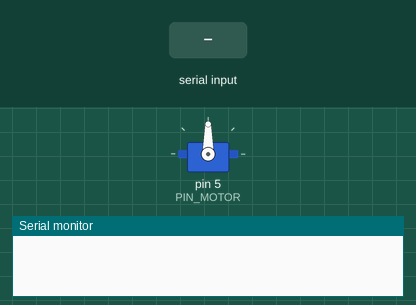
Bench run of a sketch on a simulated Arduino Uno, built with avr-gcc and run on an emulated ATmega328P. On the bench: servo, the last lines printed to the serial monitor. The test bench sets the inputs (shaded band).

Above: at 1.2 s.
1.3 s: "SUBIR:90\n" received over Serial
At 2.4 s:
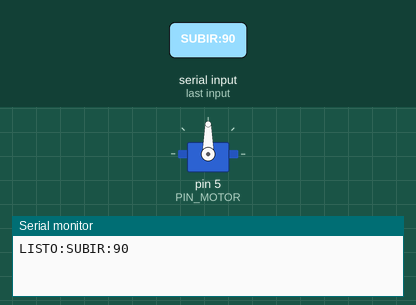
2.8 s: "BAJAR:90\n" received over Serial
At 3.6 s:
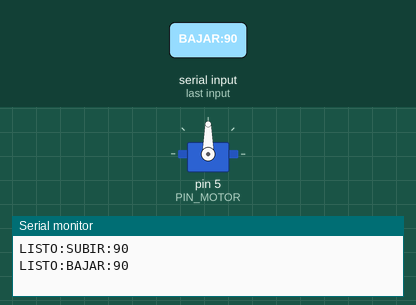
4.3 s: "0\n" received over Serial
At 4.7 s:
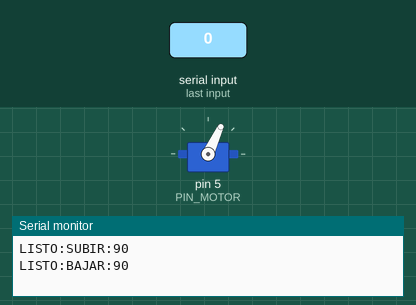
Timing chart, 0 to 15.8 s (numbered marks = the images above; inputs shaded):
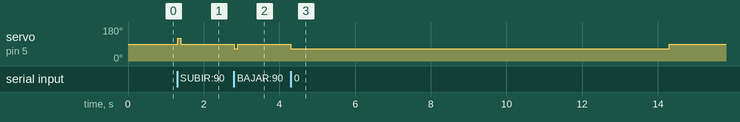

Measured:
- after the input at 1.3 s, servo on pin 5 (PIN_MOTOR): 90° → 120° at once, → 90° 0.09 s later
- after the input at 2.8 s, servo on pin 5 (PIN_MOTOR): 90° → 65° at once, → 90° 0.09 s later
- after the input at 4.3 s, servo on pin 5 (PIN_MOTOR): 90° → 65° at once, → 90° 10.0 s later

The sketch:

arduino_azucar.ino
```cpp
// arduino_azucar.ino — compatible con servidor.py
// Confirmación serial LISTO:<comando> al terminar cada movimiento.
#include <Servo.h>

// ==========================================================
// ARDUINO DEL AZUCAR (servo de rotacion continua, sin sensores)
// ----------------------------------------------------------
// La posicion de REPOSO es ARRIBA (tope = vaso lleno = 84 g).
// Estando arriba, el selector de vasos puede moverse sin chocar.
//
// Para cada pedido:
//   1) Si no esta arriba, sube hasta el tope (corrige error acumulado).
//   2) Baja desde el tope hasta el nivel que corresponde a los gramos.
//
// El nivel se mide desde el fondo del vaso y es PROPORCIONAL a los gramos:
//   84 g (la bebida con mas azucar del menu) = vaso lleno = no baja nada.
//   42 g = mitad del vaso.   0 g = baja hasta el fondo.
//
// Comandos por Serial (terminados en '\n'):
//   "<entero 0-84>"  -> ir a ese nivel.      Responde "LISTO:<n>"
//   "ARRIBA"         -> volver al tope.       Responde "LISTO:ARRIBA"
//   Pruebas: "?", "SUBIR:<ms>", "BAJAR:<ms>", "AQUI:ARRIBA", "AQUI:<n>"
//
// IMPORTANTE: al encender, el mecanismo debe estar fisicamente ARRIBA.
// ==========================================================

Servo motor;

const int PIN_MOTOR = 5;
const int VELOCIDAD = 120;         // Velocidad para subir
const int VELOCIDAD_INVERSA = 65;  // Velocidad para bajar
const int DETENIDO = 90;

// DATOS FISICOS REALES
// Altura desde el nivel 0 g hasta el nivel 84 g (vaso lleno).
const float ALTURA_MAX_CM = 21.0;
const float GRAMOS_MAX = 84.0;
// El punto de reposo ("tope", donde se puede cambiar el vaso) esta
// 2 cm sobre el nivel de 84 g (y 23 cm sobre el nivel 0 g).
const float CM_TOPE_SOBRE_84G = 2.0;

// CALIBRACION: recorrer los 23 cm (tope <-> 0 g) tarda 10 s, subiendo
// o bajando, con las velocidades VELOCIDAD y VELOCIDAD_INVERSA de arriba.
const float CM_RECORRIDO_TOTAL = ALTURA_MAX_CM + CM_TOPE_SOBRE_84G;  // 23 cm
const float CM_BAJADA_10S = CM_RECORRIDO_TOTAL;
const float CM_SUBIDA_10S = CM_RECORRIDO_TOTAL;
const float TIEMPO_PRUEBA_MS = 10000.0;

// Margen extra al subir al tope para absorber el error acumulado
// (antes se usaba al bajar al fondo). Poner 1.0 si choca contra el tope.
const float MARGEN_TOPE = 1.05;

const float CM_POR_GRAMO = ALTURA_MAX_CM / GRAMOS_MAX;   // 0.25 cm por gramo
// Posicion de reposo expresada en "gramos equivalentes" (84 + 2 cm = 92).
const float GRAMOS_TOPE = GRAMOS_MAX + CM_TOPE_SOBRE_84G / CM_POR_GRAMO;
const float MS_POR_CM_BAJAR = TIEMPO_PRUEBA_MS / CM_BAJADA_10S;
const float MS_POR_CM_SUBIR = TIEMPO_PRUEBA_MS / CM_SUBIDA_10S;
const float MS_POR_GRAMO_BAJAR = CM_POR_GRAMO * MS_POR_CM_BAJAR;
const float MS_POR_GRAMO_SUBIR = CM_POR_GRAMO * MS_POR_CM_SUBIR;

// Nivel actual expresado en gramos (altura desde el fondo).
// Parte en GRAMOS_TOPE porque al encender esta arriba (reposo).
float nivel = GRAMOS_TOPE;

void subirAlTope() {
  if (nivel < GRAMOS_TOPE) {
    unsigned long tiempoSubir =
      (unsigned long)((GRAMOS_TOPE - nivel) * MS_POR_GRAMO_SUBIR * MARGEN_TOPE);
    motor.write(VELOCIDAD);
    delay(tiempoSubir);
    motor.write(DETENIDO);
    delay(600);
  }
  nivel = GRAMOS_TOPE;
}

void bajarDesdeElTopeHasta(float objetivo) {
  // Se asume que ya esta en el tope.
  unsigned long tiempoBajar =
    (unsigned long)((GRAMOS_TOPE - objetivo) * MS_POR_GRAMO_BAJAR);
  if (tiempoBajar > 0) {
    motor.write(VELOCIDAD_INVERSA);
    delay(tiempoBajar);
    motor.write(DETENIDO);
  }
  nivel = objetivo;
}

void setup() {
  Serial.begin(9600);
  Serial.setTimeout(50);
  motor.attach(PIN_MOTOR);
  motor.write(DETENIDO);
}

void loop() {
  if (Serial.available() <= 0) return;

  String mensaje = Serial.readStringUntil('\n');
  mensaje.trim();
  if (mensaje.length() == 0) return;

  // ---- Volver arriba (posicion de reposo) ----
  if (mensaje == "ARRIBA") {
    subirAlTope();
    Serial.println("LISTO:ARRIBA");
    return;
  }

  // ---- Comandos de prueba / calibracion ----
  // "?" -> responde "NIVEL:<n>" (nivel logico actual)
  if (mensaje == "?") {
    Serial.print("NIVEL:");
    Serial.println((int)nivel);
    return;
  }

  // "SUBIR:<ms>" / "BAJAR:<ms>": mueve ese tiempo exacto SIN cambiar el
  // nivel logico. Sirve para calibrar. Despues usa "AQUI:ARRIBA".
  if (mensaje.startsWith("SUBIR:") || mensaje.startsWith("BAJAR:")) {
    bool subir = mensaje.startsWith("SUBIR:");
    unsigned long ms = mensaje.substring(6).toInt();
    if (ms > 20000) {
      Serial.println("ERROR:Maximo 20000 ms");
      return;
    }
    motor.write(subir ? VELOCIDAD : VELOCIDAD_INVERSA);
    delay(ms);
    motor.write(DETENIDO);
    Serial.print("LISTO:");
    Serial.println(mensaje);
    return;
  }

  // "AQUI:ARRIBA" o "AQUI:<n>": no se mueve, solo fija el nivel logico.
  if (mensaje.startsWith("AQUI:")) {
    String valor = mensaje.substring(5);
    float n = (valor == "ARRIBA") ? GRAMOS_TOPE : valor.toFloat();
    if (valor != "ARRIBA" && (n < 0 || n > GRAMOS_MAX)) {
      Serial.println("ERROR:Gramos fuera de rango");
      return;
    }
    nivel = n;
    Serial.print("LISTO:");
    Serial.println(mensaje);
    return;
  }

  // ---- Ir a un nivel: aceptar solo enteros ----
  for (unsigned int i = 0; i < mensaje.length(); i++) {
    if (mensaje[i] < '0' || mensaje[i] > '9') {
      Serial.println("ERROR:Formato invalido");
      return;
    }
  }

  float nuevosGramos = mensaje.toFloat();
  if (nuevosGramos < 0 || nuevosGramos > GRAMOS_MAX) {
    Serial.println("ERROR:Gramos fuera de rango");
    return;
  }

  if (nuevosGramos != nivel) {
    // FASE 1: subir al tope (si no esta ahi) para partir siempre desde arriba.
    subirAlTope();
    // FASE 2: bajar desde arriba hasta el nivel de la bebida.
    bajarDesdeElTopeHasta(nuevosGramos);
  }

  // Avisa a Python que termino el movimiento.
  // No garantiza posicion fisica exacta: eso requeriria un sensor.
  Serial.print("LISTO:");
  Serial.println((int)nuevosGramos);
}
```
